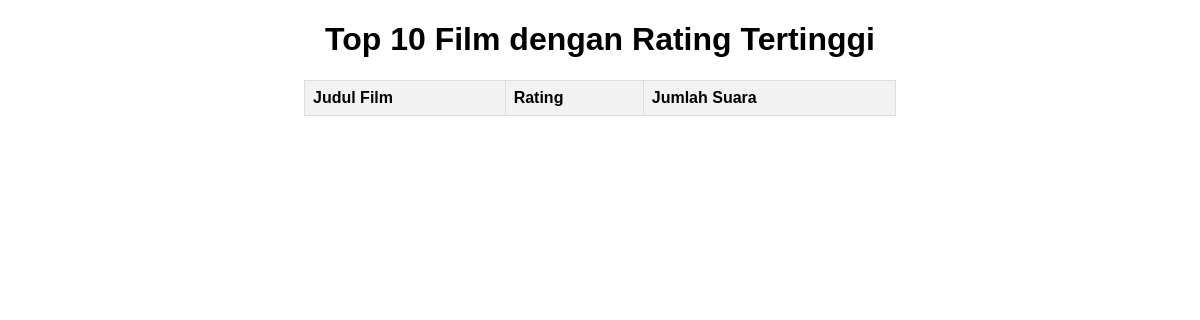
/buin/top-movies/, run on an earlier commit of the app's database.
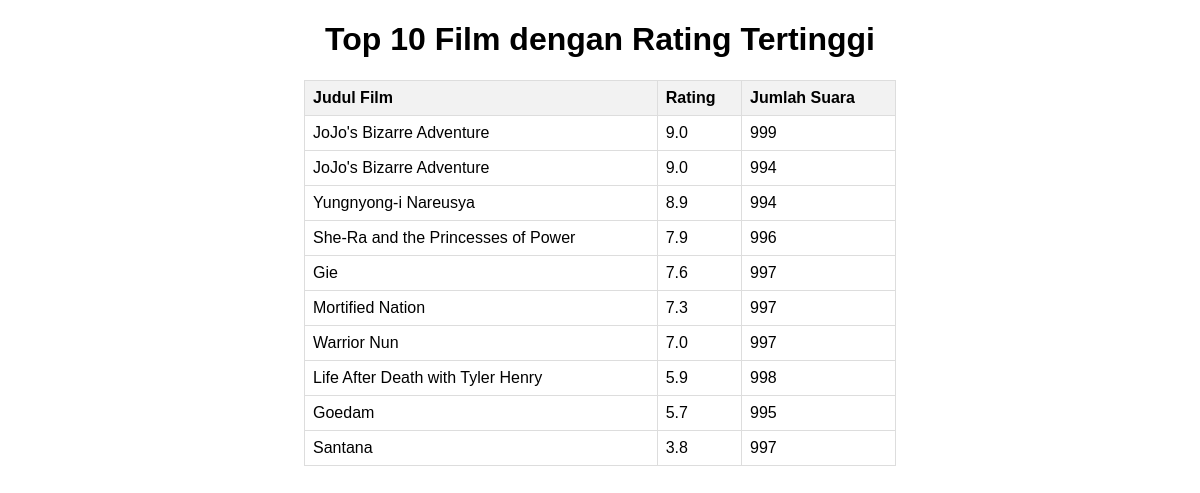
And on a later commit of the database.
### buin/models.py (models this page shows, shortened)
class FactMovie(models.Model):
    genre = models.ForeignKey(DimGenre, on_delete=models.SET_NULL, null=True)
    actor = models.ForeignKey(DimActor, on_delete=models.SET_NULL, null=True)
    time = models.ForeignKey(DimTime, on_delete=models.SET_NULL, null=True)
    title = models.CharField(max_length=255, help_text="Judul film")
    rating = models.FloatField(default=0, help_text="Rating film")
    votes = models.IntegerField(default=0, help_text="Jumlah suara yang diberikan untuk film")
    actor_appearance_count = models.IntegerField(default=0, help_text="Jumlah kemunculan aktor dalam satu tahun")
    genre_appearance_count = models.IntegerField(default=0, help_text="Jumlah kemunculan genre dalam satu tahun")

### buin/views.py (the view)
# urls.py: path('top-movies/', views.top_movies, name='top_movies'),
def top_movies(request):
    top_movies_data = FactMovie.objects.filter(rating__gt=0)\
                                   .select_related('genre', 'actor', 'time')\
                                   .order_by('-rating')[:10]
    movies_context = []
    for movie in top_movies_data:
        movies_context.append({
            'title': movie.title,
            'rating': movie.rating,
            'votes': movie.votes,
            'release_year': movie.time.release_year if movie.time else 'N/A',
            'genre': movie.genre.genre_name if movie.genre else 'N/A',
            'stars': movie.actor.actor_name if movie.actor else 'N/A',
        })
    return render(request, 'buin/top_movies.html', {'movies': movies_context})

### buin/templates/buin/top_movies.html (shortened to what this page needs)
<!DOCTYPE html>
<html lang="en">
<head>
</head>
<body>
    <h1>Top 10 Film dengan Rating Tertinggi</h1>
    <div class="table-container">
        <table>
            <thead>
                <tr>
                    <th>Judul Film</th>
                    <th>Rating</th>
                    <th>Jumlah Suara</th>
                </tr>
            </thead>
            <tbody>
                {% for movie in movies %}
                <tr>
                    <td>{{ movie.title }}</td>
                    <td>{{ movie.rating }}</td>
                    <td>{{ movie.votes }}</td>
                </tr>
                {% endfor %}
            </tbody>
        </table>
    </div>
</body>
</html>

### buin/templates/buin/top_movies.html (style rules this page uses)
body { font-family: sans-serif; }
h1 { text-align: center; }
.table-container { width: 50%; margin: 20px auto; }
table { width: 100%; border-collapse: collapse; }
th, td { border: 1px solid #ddd; padding: 8px; text-align: left; }
th { background-color: #f2f2f2; }

What changed in the data, as far as the page shows it:
added FactMovie: title "JoJo's Bizarre Adventure", rating "9.0"
added FactMovie: title "JoJo's Bizarre Adventure", rating "9.0"
added FactMovie: title "Yungnyong-i Nareusya", rating "8.9"
added FactMovie: title "She-Ra and the Princesses of Power", rating "7.9"
added FactMovie: title "Gie", rating "7.6"
added FactMovie: title "Mortified Nation", rating "7.3"
added FactMovie: title "Warrior Nun", rating "7.0"
added FactMovie: title "Life After Death with Tyler Henry", rating "5.9"
added FactMovie: title "Goedam", rating "5.7"
added FactMovie: title "Santana", rating "3.8"
Also different on the page:
new list line: "999"
new list line: "994"
new list line: "996"
new list line: "997"
new list line: "998"
new list line: "995"
